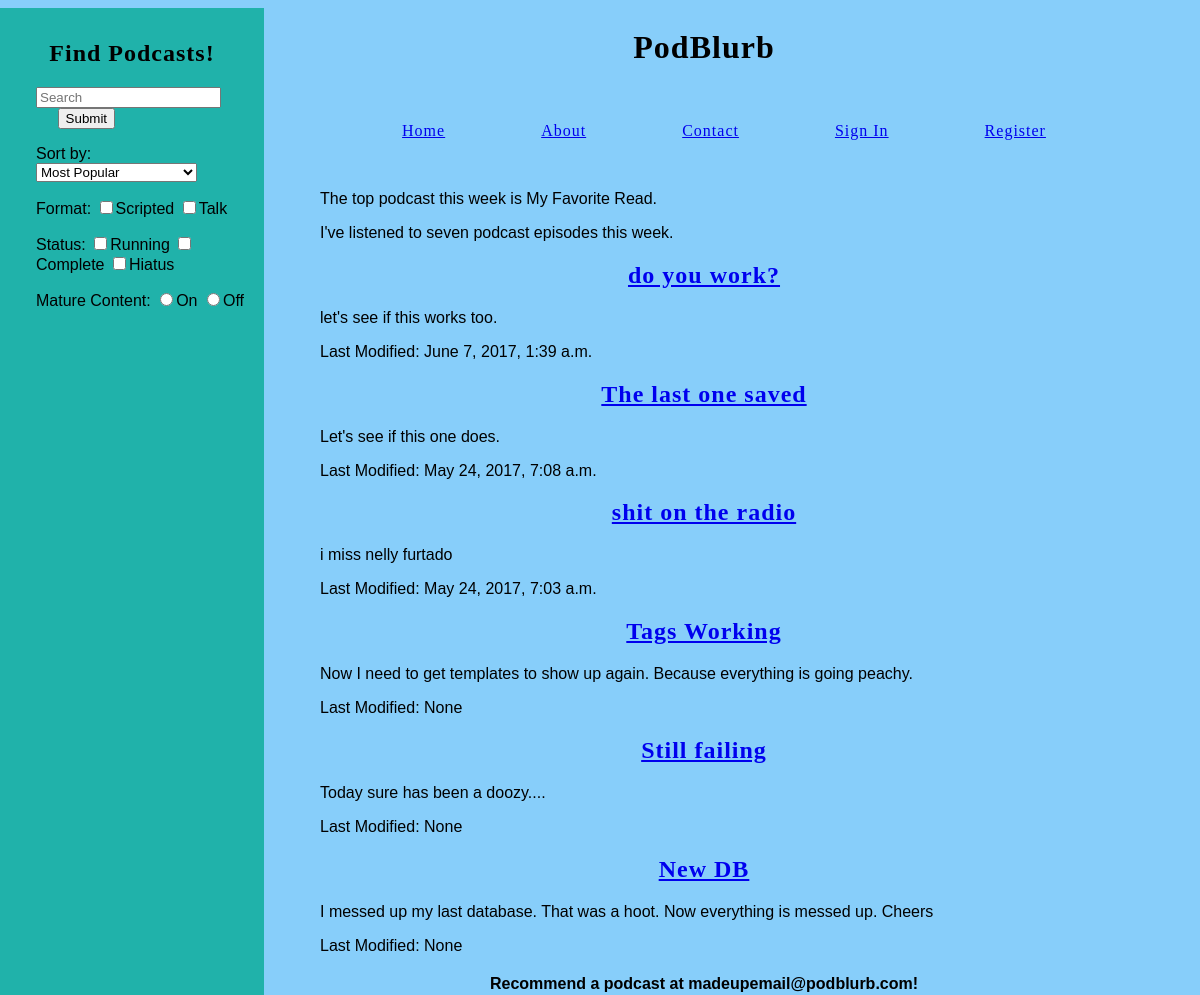
The app's page /, older data.
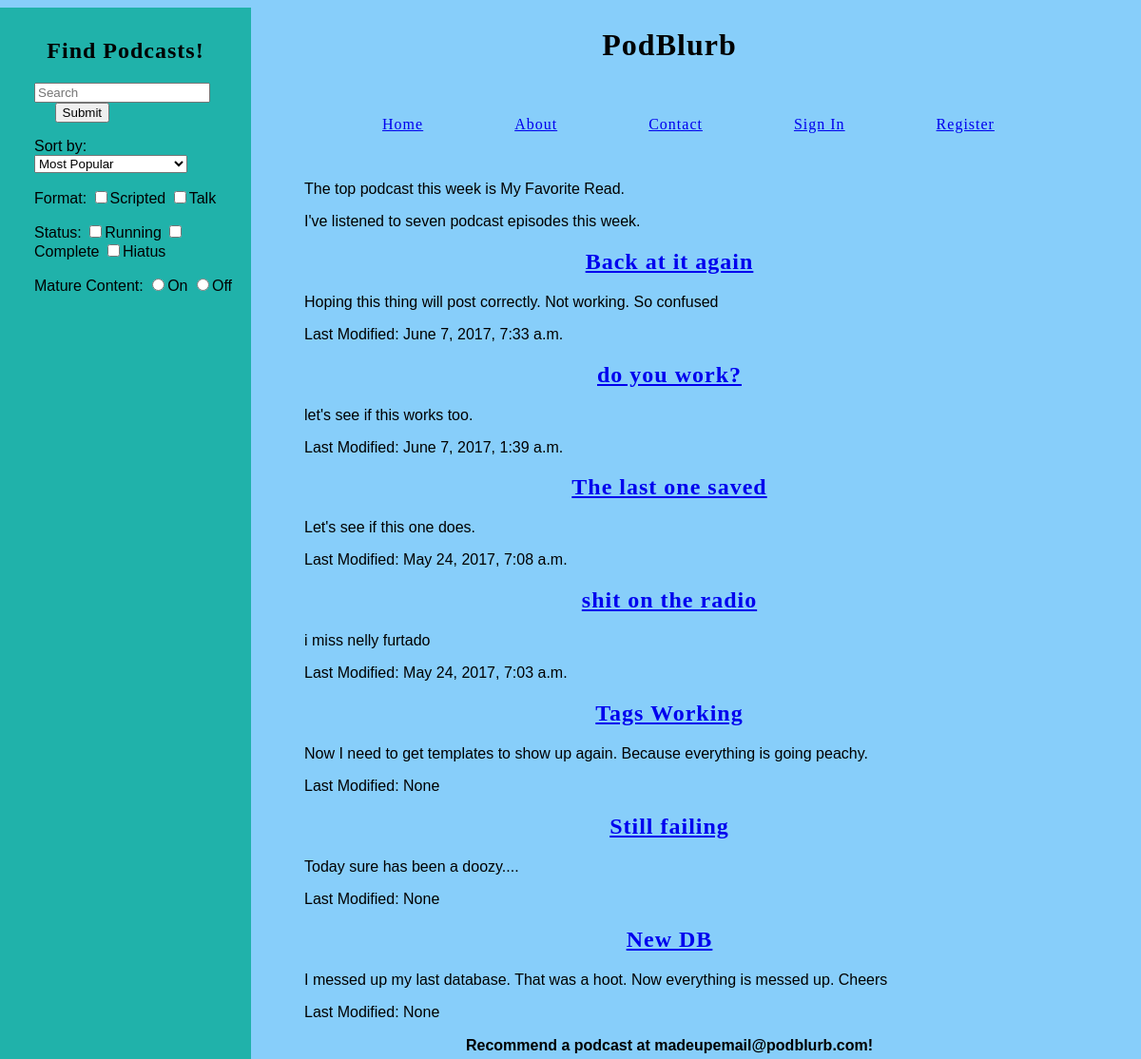
The same page, newer data.
### collection/models.py (models this page shows)
class podcast_post(models.Model):
    podcast_show_info = models.ForeignKey(podcast_show, null=True)
    post_title = models.CharField(max_length=255)
    post_content = models.TextField()
    slug = models.SlugField(unique=True)
    user = models.ForeignKey(User, blank=True, null=True)
    tags = TaggableManager(verbose_name = "Post Tags", blank = True)
    last_modified = models.DateTimeField(auto_now=True)

### collection/views.py (the view)
# urls.py: url(r'^$', views.index, name='home'),
def index(request):
    podcast = 'my favorite read'
    number = 7
    shows = podcast_post.objects.all().order_by('id').reverse()
    query_name = request.GET.get("query")
    if query_name:
        query_list = query_name.split()
        result = shows.filter(
            reduce(operator.and_, (Q(post_title__icontains=q) for q in query_list)) |
            reduce(operator.and_, (Q(post_content__icontains=q) for q in query_list))
        )
        return render(request, 'index.html', {
            'q':query_name,
            'post_list':result,
            'pdc':podcast,
            'num':number,
        })
    else:
        return render(request, 'index.html', {
            'pdc':podcast,
            'num':number,
            'podcasts':shows,
        })

### collection/templates/index.html (shortened to what this page needs)
{% extends 'base.html' %}
{% load humanize %}
{% block content %}
    <p>The top podcast this week is {{pdc|title}}.</p>
    <p>I've listened to {{num|apnumber}} podcast episode{{num|pluralize}} this week.</p>
    {% if q %}
        {% for s in post_list %}
            <h2><a href="{% url 'show' slug=s.slug %}">{{s.post_title}}</a></h2>
            <p>{{s.post_content}}</p>
            <p>Last Modified: {{s.last_modified}}</p>
        {% endfor %}
    {% else %}
        {% for s in podcasts %}
            <h2><a href="{% url 'show' slug=s.slug %}">{{s.post_title}}</a></h2>
            <p>{{s.post_content}}</p>
            <p>Last Modified: {{s.last_modified}}</p>
        {% endfor %}
    {% endif %}
{% endblock content %}

Row changes from the older to the newer data that the page shows:
added podcast_post: post_title "Back at it again", post_content "Hoping this thing will post correctly. Not working. So confused", last_modified "June 7, 2017, 7:33 a.m."
